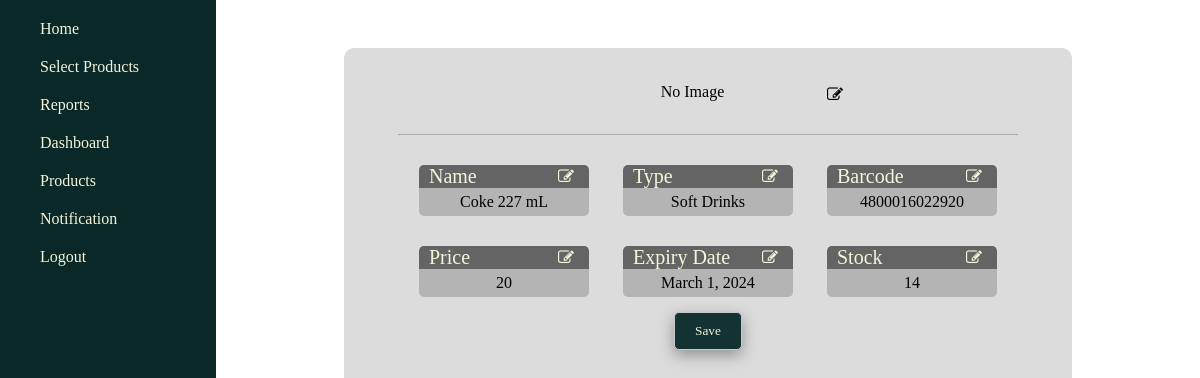
/product/133/ (signed in), run on an earlier commit of the app's database.
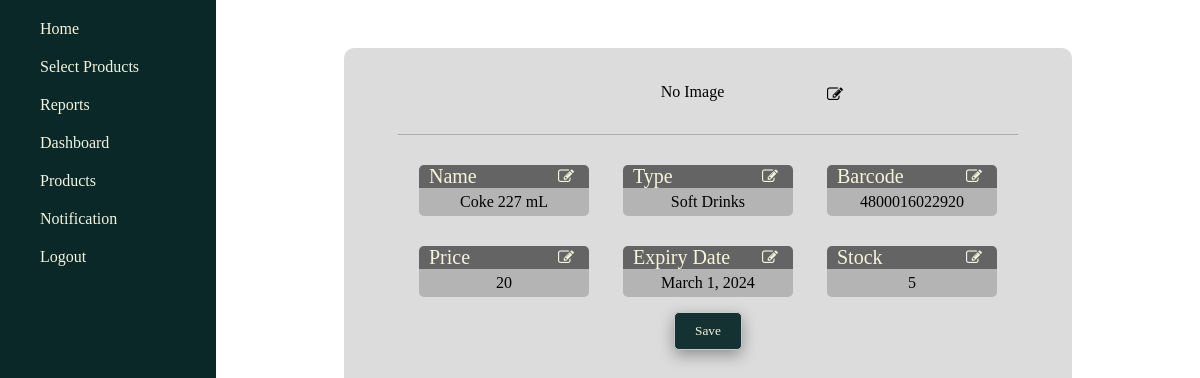
And on a later commit of the database.
### management/models.py (models this page shows, shortened)
class Product(models.Model):
    type = models.ForeignKey(ProductType, on_delete=models.PROTECT)
    name = models.CharField(max_length=255)
    barcode = models.CharField(max_length=255)
    price = models.IntegerField()
    expiry_date = models.DateField()
    quantity = models.IntegerField()
    scanned_quantity = models.IntegerField(default=1)
    image = models.ImageField(null=True, blank=True, upload_to="images/")

class ProductType(models.Model):
    product_type = models.CharField(max_length=255)
    image = models.ImageField(null=True, blank=True, upload_to="images/")
    def __str__(self):
        return self.product_type

### management/views.py (the view, shortened to what this page needs)
# urls.py: path('product/<int:id>/', views.product_info, name='product-info'),
@login_required(login_url='login')
def product_info(request, id):
    product = Product.objects.get(id=id)
    product_form = ChangeProductForm(instance=product)
    return render(request, 'product_profile.html', {
        'product': product,
        'product_form': product_form,
    })

### management/templates/product_profile.html (shortened to what this page needs)
{% extends 'base.html' %}
{% load static %}
{% block content %}
    <section class="product-profile-utmost-container-section">
        <form method="post" enctype="multipart/form-data">
            <div id="product-profile-product-image-div">
                <div class="product-profile-data-and-field-div">
                    <div class="product-profile-edit-btn-div" id="product-img-edit-btn-div">
                        <i class="fa fa-edit"></i>
                    </div>
                    <div>
                        {% if product.image %}
                            <div>
                                <img id="product-profile-product-img" src="{{ product.image.url }} ">
                            </div>
                        {% else %}
                            <div>
                                <span>No Image</span>
                            </div>
                        {% endif %}
                    </div>
                </div>
            </div>
            <div class="product-profile-divider-line"></div>
            <div class="product-profile-product-textual-details-container-div">
                <div class="product-profile-data-and-field-div">
                    <div class="product-profile-label-and-edit-div">
                        <div class="product-profile-label">
                            Name
                        </div>
                        <div class="product-profile-edit-btn-div">
                            <i class="fa fa-edit"></i>
                        </div>
                    </div>
                    <div class="product-profile-product-data-and-field-container-div">
                        <div class="product-profile-product-data-div">
                            {{ product.name }}
                        </div>
                    </div>
                </div>
                <div class="product-profile-data-and-field-div">
                    <div class="product-profile-label-and-edit-div">
                        <div class="product-profile-label">
                            Type
                        </div>
                        <div class="product-profile-edit-btn-div">
                            <i class="fa fa-edit"></i>
                        </div>
                    </div>
                    <div class="product-profile-product-data-and-field-container-div">
                        <div class="product-profile-product-data-div">
                            {{ product.type }}
                        </div>
                    </div>
                </div>
                <div class="product-profile-data-and-field-div">
                    <div class="product-profile-label-and-edit-div">
                        <div class="product-profile-label">
                            Barcode
                        </div>
                        <div class="product-profile-edit-btn-div">
                            <i class="fa fa-edit"></i>
                        </div>
                    </div>
                    <div class="product-profile-product-data-and-field-container-div">
                        <div class="product-profile-product-data-div">
                            {{ product.barcode }}
                        </div>
                    </div>
                </div>
                <div class="product-profile-data-and-field-div">
                    <div class="product-profile-label-and-edit-div">
                        <div class="product-profile-label">
                            Price
                        </div>
                        <div class="product-profile-edit-btn-div">
                            <i class="fa fa-edit"></i>
                        </div>
                    </div>
                    <div class="product-profile-product-data-and-field-container-div">
                        <div class="product-profile-product-data-div">
                            {{ product.price }}
                        </div>
                    </div>
                </div>
                <div class="product-profile-data-and-field-div">
                    <div class="product-profile-label-and-edit-div">
                        <div class="product-profile-label">
                            Expiry Date
                        </div>
                        <div class="product-profile-edit-btn-div">
                            <i class="fa fa-edit"></i>
                        </div>
                    </div>
                    <div class="product-profile-product-data-and-field-container-div">
                        <div class="product-profile-product-data-div">
                            {{ product.expiry_date }}
                        </div>
                    </div>
                </div>
                <div class="product-profile-data-and-field-div">
                    <div class="product-profile-label-and-edit-div">
                        <div class="product-profile-label">
                            Stock
                        </div>
                        <div class="product-profile-edit-btn-div">
                            <i class="fa fa-edit"></i>
                        </div>
                    </div>
                    <div class="product-profile-product-data-and-field-container-div">
                        <div class="product-profile-product-data-div">
                            {{ product.quantity }}
                        </div>
                    </div>
                </div>
                <div class="product-profile-btn-container-div">
                    <button id="product-profile-save-data-btn" type="submit">Save</button>
                </div>
            </div>
        </form>
    </section>
{% endblock %}

### management/templates/base.html (shortened to what this page needs)
<!DOCTYPE html>
<html lang="en">
<head>
    {% load static %}
    {% load humanize %}
    <link rel="stylesheet" href="{% static 'styles.css' %}">
    <link rel="stylesheet" href="{% static 'clear_change_htmx.css' %}">
    <link rel="stylesheet" href="{% static 'products.css' %}">
    <link rel="stylesheet" href="{% static 'product-profile.css' %}">
    <link rel="stylesheet" href="{% static 'font-awesome.min.css' %}">
    <link rel="stylesheet" href="{% static 'reports.css' %}">
    <link rel="stylesheet" href="{% static 'sold_out_products.css' %}">
    <link rel="stylesheet" href="{% static 'inventory.css' %}">
    <link rel="stylesheet" href="{% static 'authentication.css' %}">
    <link rel="stylesheet" href="{% static 'register.css' %}">
    <link rel="stylesheet" href="{% static 'dashboard.css' %}">
    <link rel="stylesheet" href="https://cdnjs.cloudflare.com/ajax/libs/font-awesome/4.7.0/css/font-awesome.min.css">
</head>
<body>
    <header id="main-header">
        {% if request.user.is_authenticated %}
        <div class="main-header-link-container-div">
            <a href="{% url 'homepage' %}">Home</a>
        </div>
        <div class="main-header-link-container-div">
            <a href="{% url 'select-sell' request.user %}">Select Products</a>
        </div>
        <div class="main-header-link-container-div">
            <a href="{% url 'reports' %}">Reports</a>
        </div>
        <div class="main-header-link-container-div">
            <a href="{% url 'dashboard' %}">Dashboard</a>
        </div>
        <div class="main-header-link-container-div">
            <a href="{% url 'products' %}">Products</a>
        </div>
        <div class="main-header-link-container-div" id="notification-toggle">
            Notification
        </div>
        <div class="main-header-link-container-div">
            <a href="{% url 'logout' %}">Logout</a>
        </div>
        {% else %}
        <div class="main-header-link-container-div">
            <a href="{% url 'login' %}">Login</a>
        </div>
        {% endif %}
    </header>
    <div class="base-block-content-container-div">
        {% block content %}{% endblock %}
    </div>
</body>
</html>

### management/static/styles.css (style rules this page uses)
html { scroll-action: smooth; margin: 0; }
body { margin: 0; }
#main-header { z-index: 100; width: 18%; float: left; background-color: rgb(10, 40, 40); color: beige; font-family: 'Montserrat'; position: fixed; min-height: 100vh; }
.main-header-link-container-div { margin-top: 20px; margin-left: 40px; }
.main-header-link-container-div a { color: beige; text-decoration: none; }
.base-block-content-container-div { width: 82%; float: right; }
#notification-toggle { cursor: pointer; }

### management/static/product-profile.css (style rules this page uses)
.product-profile-utmost-container-section { background-color: rgb(220, 220, 220); width:70%; margin: auto; min-height: 89.6vh; margin-top: 48px; padding-top: 20px; padding-left: 20px; padding-right: 20px; border-top-left-radius: 10px; border-top-right-radius: 10px; font-family: 'Montserrat'; }
#product-profile-product-image-div { text-align: center; }
.product-profile-divider-line { margin: auto; width: 90%; padding:0.5px; background-color: rgba(100, 100, 100, 0.4); text-align: center; margin-top: 15px; margin-bottom: 15px; }
.product-profile-product-textual-details-container-div { text-align: center; }
.product-profile-label-and-edit-div { background-color: rgb(100, 100, 100); color: beige; padding-left: 10px; border-top-left-radius: 5px; border-top-right-radius: 5px; overflow: hidden; width: 160px; }
.product-profile-label { font-size: 20px; float: left; }
.product-profile-edit-btn-div { float: right; cursor: pointer; margin-right:15px; margin-top: 3px; }
.product-profile-product-data-and-field-container-div { background-color: rgb(180, 180, 180); padding: 5px; border-bottom-left-radius: 5px; border-bottom-right-radius: 5px; width: 160px; vertical-align: top; }
.product-profile-data-and-field-div { margin: 15px; display: inline-block; border-radius: 5px; }
#product-profile-save-data-btn { background: none; background-color: rgb(20, 50, 50); color: beige; border-radius: 5px; border: 1px solid rgb(200, 200, 200); padding-top: 10px; padding-bottom: 10px; padding-left: 20px; padding-right: 20px; cursor: pointer; font-family: 'Montserrat'; box-shadow: rgba(0, 0, 0, 0.35) 0px 5px 15px; }
#product-img-edit-btn-div { float: right; }

What changed in the data, as far as the page shows it:
changed Product "Coke 227 mL": quantity "14" → "5"
